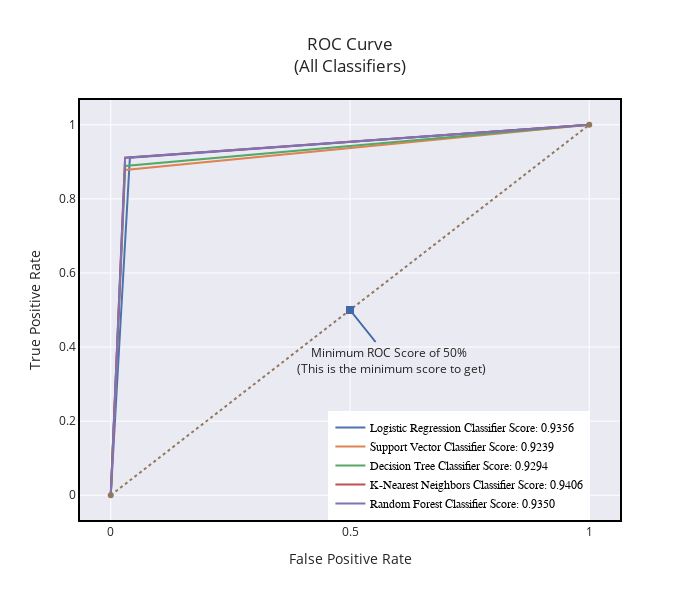

Notebook cell for this chart:
### Markdown cell above
### ROC Curve for all classifiers

### Code cell
from sklearn.metrics import roc_curve

log_pred = log_reg_clf.predict(X_test)
svc_pred = svc_clf.predict(X_test)
tree_pred = tree_clf.predict(X_test)
knear_pred = knn_clf.predict(X_test)
rf_pred = rf_clf.predict(X_test)

log_fpr, log_tpr, log_threshold = roc_curve(y_test, log_pred)
svc_fpr, svc_tpr, svc_threshold = roc_curve(y_test, svc_pred)
tree_fpr, tree_tpr, tree_threshold = roc_curve(y_test, tree_pred)
knear_fpr, knear_tpr, knear_threshold = roc_curve(y_test, knear_pred)
rf_fpr, rf_tpr, rf_threshold = roc_curve(y_test, rf_pred)

fig = go.Figure()
fig.update_yaxes(title_text='True Positive Rate')
fig.update_xaxes(title_text='False Positive Rate',nticks=3)
fig.add_trace(go.Scatter(name='Logistic Regression Classifier Score: {:.4f}'.format(roc_auc_score(y_test, log_pred)),
                         x=log_fpr,y=log_tpr,mode='lines'))

fig.add_trace(go.Scatter(name='Support Vector Classifier Score: {:.4f}'.format(roc_auc_score(y_test, svc_pred)),
                         x=svc_fpr,y=svc_tpr,mode='lines'))
fig.add_trace(go.Scatter(name='Decision Tree Classifier Score: {:.4f}'.format(roc_auc_score(y_test, tree_pred)),
                         x=tree_fpr,y=tree_tpr,mode='lines'))
fig.add_trace(go.Scatter(name='K-Nearest Neighbors Classifier Score: {:.4f}'.format(roc_auc_score(y_test, knear_pred)),
                         x=knear_fpr,y=knear_tpr,mode='lines'))
fig.add_trace(go.Scatter(name='Random Forest Classifier Score: {:.4f}'.format(roc_auc_score(y_test, rf_pred)),
                         x=knear_fpr,y=knear_tpr,mode='lines'))
fig.add_trace(go.Scatter(name='AUC-ROC=0.5',x=[0,1],y=[0,1],line=dict(dash='dot'),showlegend=False))
fig.update_layout(
  
     width=700,height=600,xaxis=dict(mirror=True,linewidth=2,linecolor='black'),
    yaxis=dict(mirror=True,linewidth=2,linecolor='black'),
    title='ROC Curve<br>(All Classifiers)',
    template='seaborn',
    legend=dict(
        x=0.46,
        y=0,
        traceorder="normal",
        font=dict(
            family="sans-serif",
            size=12,
            color="black"
        ),
        bgcolor="white",
        bordercolor="white",
        borderwidth=2
    ), annotations=[
        dict(
            x=0.5,
            y=0.5,
            xref="x",
            yref="y",
            text="Minimum ROC Score of 50% <br> (This is the minimum score to get)",
            showarrow=True,
            arrowhead=7,
            ax=40,
            ay=50
        )
    ]
)

fig.show()

### Figure 1 — Plotly figure (JSON) as saved in the notebook; plotly's stock layout.template omitted (floating-point values rounded to 4 significant figures)
{"data": [{"mode": "lines", "name": "Logistic Regression Classifier Score: 0.9356", "type": "scatter", "x": [0.0, 0.04, 1.0], "y": [0.0, 0.9111, 1.0]}, {"mode": "lines", "name": "Support Vector Classifier Score: 0.9239", "type": "scatter", "x": [0.0, 0.03, 1.0], "y": [0.0, 0.8778, 1.0]}, {"mode": "lines", "name": "Decision Tree Classifier Score: 0.9294", "type": "scatter", "x": [0.0, 0.03, 1.0], "y": [0.0, 0.8889, 1.0]}, {"mode": "lines", "name": "K-Nearest Neighbors Classifier Score: 0.9406", "type": "scatter", "x": [0.0, 0.03, 1.0], "y": [0.0, 0.9111, 1.0]}, {"mode": "lines", "name": "Random Forest Classifier Score: 0.9350", "type": "scatter", "x": [0.0, 0.03, 1.0], "y": [0.0, 0.9111, 1.0]}, {"line": {"dash": "dot"}, "name": "AUC-ROC=0.5", "showlegend": false, "type": "scatter", "x": [0, 1], "y": [0, 1]}], "layout": {"annotations": [{"arrowhead": 7, "ax": 40, "ay": 50, "showarrow": true, "text": "Minimum ROC Score of 50% <br> (This is the minimum score to get)", "x": 0.5, "xref": "x", "y": 0.5, "yref": "y"}], "height": 600, "legend": {"bgcolor": "white", "bordercolor": "white", "borderwidth": 2, "font": {"color": "black", "family": "sans-serif", "size": 12}, "traceorder": "normal", "x": 0.46, "y": 0}, "title": {"text": "ROC Curve<br>(All Classifiers)"}, "width": 700, "xaxis": {"linecolor": "black", "linewidth": 2, "mirror": true, "nticks": 3, "title": {"text": "False Positive Rate"}}, "yaxis": {"linecolor": "black", "linewidth": 2, "mirror": true, "title": {"text": "True Positive Rate"}}}}
